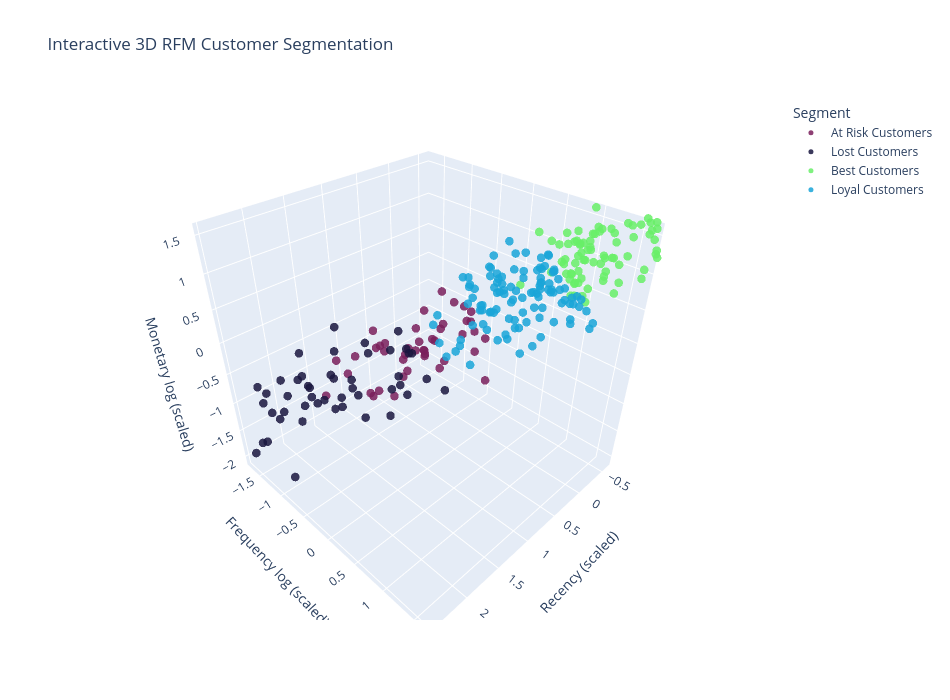

This figure's notebook cell:
### Code cell
import plotly.express as px
import numpy as np

rfm_3d = rfm_model.reset_index(drop=True).copy()
rfm_3d["Recency_scaled"] = X_scaled[:, 0]
rfm_3d["Frequency_log_scaled"] = X_scaled[:, 1]
rfm_3d["Monetary_log_scaled"] = X_scaled[:, 2]

color_map = {
    "Best Customers": "#68ef68",
    "Loyal Customers": "#19a5d8",
    "Lost Customers": "#19163f",
    "At Risk Customers": "#7a1f5c"
}

x_low, x_high = np.percentile(rfm_3d["Recency_scaled"], [2, 98])
y_low, y_high = np.percentile(rfm_3d["Frequency_log_scaled"], [2, 98])
z_low, z_high = np.percentile(rfm_3d["Monetary_log_scaled"], [2, 98])

fig = px.scatter_3d(
    rfm_3d,
    x="Recency_scaled",
    y="Frequency_log_scaled",
    z="Monetary_log_scaled",
    color="Segment",
    color_discrete_map=color_map,
    hover_data=["Code Client", "Raison Sociale", "Recency", "Frequency", "Monetary"],
    title="Interactive 3D RFM Customer Segmentation",
    opacity=0.85
)

fig.update_traces(marker=dict(size=5))

fig.update_layout(
    scene=dict(
        xaxis=dict(title="Recency (scaled)", range=[x_low, x_high]),
        yaxis=dict(title="Frequency log (scaled)", range=[y_low, y_high]),
        zaxis=dict(title="Monetary log (scaled)", range=[z_low, z_high]),
        aspectmode="cube"
    ),
    width=950,
    height=700
)

fig.show()
